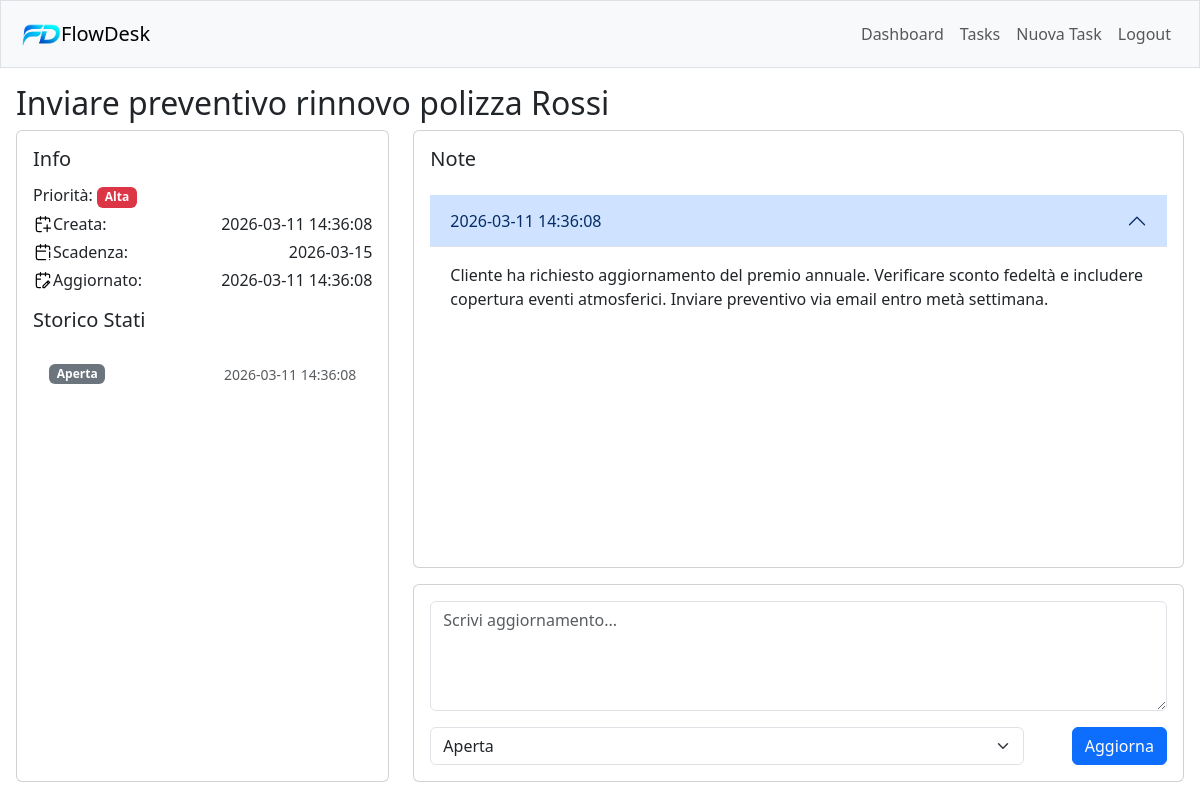
/tasks/16 (signed in), run on the app's committed database.
### tables this page shows
CREATE TABLE tasks(
    id INTEGER PRIMARY KEY AUTOINCREMENT,
    user_id INTEGER NOT NULL,
    title TEXT NOT NULL,
    priority TEXT NOT NULL CHECK (priority in ('Bassa', 'Media', 'Alta')),
    status TEXT NOT NULL CHECK (status in ('Aperta', 'In lavorazione', 'In attesa', 'Completata')),
    created_at DATETIME DEFAULT CURRENT_TIMESTAMP,
    due_date DATE,
    updated_at DATETIME DEFAULT CURRENT_TIMESTAMP,
    FOREIGN KEY (user_id) REFERENCES users(id) ON DELETE CASCADE
);

CREATE TABLE status_history(
id INTEGER PRIMARY KEY AUTOINCREMENT,
task_id INTEGER NOT NULL,
from_status TEXT,
to_status TEXT NOT NULL CHECK (to_status in ('Aperta', 'In lavorazione', 'In attesa', 'Completata')),
changed_at DATETIME DEFAULT CURRENT_TIMESTAMP,
FOREIGN KEY (task_id) REFERENCES tasks(id) ON DELETE CASCADE
);

CREATE TABLE notes(
id INTEGER PRIMARY KEY AUTOINCREMENT,
task_id INTEGER NOT NULL,
created_at DATETIME DEFAULT CURRENT_TIMESTAMP,
content TEXT NOT NULL,
FOREIGN KEY (task_id) REFERENCES tasks(id) ON DELETE CASCADE
);

### app.py (the view)
@app.route('/tasks/<int:task_id>',methods=['GET', 'POST'])
@login_required
def task_detail(task_id):
    if request.method == 'POST':
        content = request.form.get('content')
        status = request.form.get('status')
        user_id = session['user_id']
        conn = get_db_connection()
        row = conn.execute(
            'SELECT status FROM tasks WHERE id = ? AND user_id = ?',
            (task_id, user_id)
        ).fetchone()
        if row is None:
            conn.close()
            return redirect('/tasks')
        from_status = row['status']
        if (not content and status == from_status) or (status and status != from_status and status not in STATUS_ALLOWED_TRANSITIONS[from_status]):
            conn.close()
            return redirect(f'/tasks/{task_id}')
        else:
            if content:
                conn.execute('INSERT INTO notes (task_id, content) VALUES (?, ?)', (task_id, content))
                conn.execute('UPDATE tasks SET updated_at = CURRENT_TIMESTAMP WHERE id = ? AND user_id = ?', (task_id, user_id))
            if status and status != from_status and status in STATUS_ALLOWED_TRANSITIONS[from_status]:
                conn.execute('INSERT INTO status_history (task_id, from_status, to_status) VALUES (?, ?, ?)', (task_id, from_status, status))
                conn.execute('UPDATE tasks SET status = ? WHERE id = ? AND user_id = ?', (status, task_id, user_id))
                conn.execute('UPDATE tasks SET updated_at = CURRENT_TIMESTAMP WHERE id = ? AND user_id = ?', (task_id, user_id))
            conn.commit()
            conn.close()
            return redirect(f'/tasks/{task_id}')
    else:
        user_id = session['user_id']
        conn = get_db_connection()
        task = conn.execute(
            'SELECT * FROM tasks WHERE id = ? AND user_id = ?',
            (task_id, user_id)
        ).fetchone()
        if task is None:
            conn.close()
            return redirect('/tasks')
        notes = conn.execute('SELECT * FROM notes WHERE task_id = ? ORDER BY created_at DESC',(task_id,)).fetchall()
        status_history = conn.execute('SELECT * FROM status_history WHERE task_id = ? ORDER BY changed_at DESC',(task_id,)).fetchall()
        conn.close()
        return render_template('/task_detail.html', task=task, notes=notes, status_history=status_history, status_classes=STATUS_CLASSES,allowed = STATUS_ALLOWED_TRANSITIONS[task['status']], priority_class=PRIORITY_CLASSES[task['priority']])

### helpers.py (called while the page is built)
def login_required(f):
    @wraps(f)
    def decorated_function(*args, **kwargs):
        if session.get('user_id') is None:
            return redirect('/landing')
        return f(*args, **kwargs)
    return decorated_function

def get_db_connection():
    connection = sqlite3.connect('deskflow.db')
    connection.row_factory = sqlite3.Row
    return connection

### templates/task_detail.html (shortened to what this page needs)
{% extends "layout.html" %} {% block title %} Dettaglio Task {% endblock %}
{%block main %}
<div class="task-detail-page h-100 d-flex flex-column">
  <div class="flex-shrink-0">
    <h2>{{ task.title }}</h2>
  </div>
  <div class="row gy-3 flex-grow-1 h-100">
    <div class="col-md-4 d-flex gap-3 task-col-1">
      <div class="card flex-fill">
        <div
          class="card-body d-flex flex-column flex-sm-row flex-md-column gap-3"
        >
          <div
            class="flex-shrink-0 flex-sm-grow-1 flex-md-grow-0 d-flex flex-column gap-1"
          >
            <h5 class="card-title">Info</h5>
            <div>
              <p class="card-text">
                Priorità:
                <span class=" badge {{ priority_class }}"
                  >{{ task.priority }}</span
                >
              </p>
            </div>
            <div
              class="d-flex flex-row flex-md-column flex-lg-row justify-content-between gap-1"
            >
              <div class="d-flex">
                <img
                  src="/static/images/calendar-plus-svgrepo-com.svg"
                  alt="added"
                  width="20"
                />
                <p class="card-text">Creata:</p>
              </div>
              <p class="card-text">{{ task.created_at }}</p>
            </div>
            <div
              class="d-flex flex-row flex-md-column flex-lg-row justify-content-between gap-1"
            >
              <div class="d-flex">
                <img
                  src="/static/images/calendar-warning-svgrepo-com.svg"
                  alt="added"
                  width="20"
                />
                <p class="card-text">Scadenza:</p>
              </div>
              <p class="card-text">{{ task.due_date }}</p>
            </div>
            <div
              class="d-flex flex-row flex-md-column flex-lg-row justify-content-between gap-1"
            >
              <div class="d-flex">
                <img
                  src="/static/images/calendar-edit-svgrepo-com.svg"
                  alt="added"
                  width="20"
                />
                <p class="card-text">Aggiornato:</p>
              </div>
              <p class="card-text">{{ task.updated_at }}</p>
            </div>
          </div>
          <div class="flex-grow-1 d-flex flex-column gap-3">
            <h5>Storico Stati</h5>
            <div class="overflow-auto">
              <ul class="list-group list-group-flush">
                {% for row in status_history %}
                <li
                  class="list-group-item d-flex align-items-center justify-content-between"
                >
                  <span class="badge {{ status_classes[row.to_status] }}"
                    >{{ row.to_status }}</span
                  >
                  <small class="text-muted text-end">
                    {{ row.changed_at }}</small
                  >
                </li>
                {% endfor %}
              </ul>
            </div>
          </div>
        </div>
      </div>
    </div>
    <div class="col-md-8 d-flex flex-column gap-3 task-col-2">
      <div class="card flex-grow-1">
        <div class="card-body d-flex flex-column gap-3">
          <h5 class="card-title">Note</h5>
          <div
            class="accordion accordion-flush overflow-auto"
            id="notesAccordion"
          >
            {% for note in notes %}
            <div class="accordion-item">
              <h2 class="accordion-header" id="heading-{{ note.id }}">
                <button
                  class="accordion-button {% if not loop.first %}collapsed{% endif %}"
                  type="button"
                  data-bs-toggle="collapse"
                  data-bs-target="#collapse-{{ note.id }}"
                  aria-expanded="{% if loop.first %}true{% else %}false{% endif %}"
                  aria-controls="collapse-{{ note.id }}"
                >
                  {{ note.created_at }}
                </button>
              </h2>
              <div
                id="collapse-{{ note.id }}"
                class="accordion-collapse collapse {% if loop.first %}show{% endif %}"
                aria-labelledby="heading-{{ note.id }}"
                data-bs-parent="#notesAccordion"
              >
                <div class="accordion-body">{{ note.content }}</div>
              </div>
            </div>
            {% endfor %}
          </div>
        </div>
      </div>
      <div class="card flex-shrink-0">
        <div class="card-body">
          <form
            class="d-flex flex-column gap-3 h-100"
            action="/tasks/{{task.id}}"
            method="post"
          >
            <div class="flex-fill">
              <textarea
                class="form-control h-100"
                name="content"
                placeholder="Scrivi aggiornamento..."
                rows="4"
              ></textarea>
            </div>
            <div class="d-flex gap-5">
              <select name="status" class="form-select">
                <option value="{{task.status}}">{{task.status}}</option>
              </select>
              <button type="submit" class="btn btn-primary">Aggiorna</button>
            </div>
          </form>
        </div>
      </div>
    </div>
  </div>
</div>
{% endblock %}

### static/style.css (style rules this page uses)
* { box-sizing: border-box; }
body { height: 100vh; min-width: 320px; }
.task-col-1 { max-height: 45vh; }
.task-col-2 { max-height: 65vh; }
@media (min-width: 768px) { .task-col-1, .task-col-2 { max-height: 100%; } }
.task-detail-page * { min-height: 0; }

### data on the page
tasks: title "Inviare preventivo rinnovo polizza Rossi", priority "Alta", created_at "2026-03-11 14:36:08", due_date "2026-03-15", updated_at "2026-03-11 14:36:08", status "Aperta"
status_history: to_status "Aperta", changed_at "2026-03-11 14:36:08"
notes: created_at "2026-03-11 14:36:08", content "Cliente ha richiesto aggiornamento del premio annuale. Verificare sconto fedeltà e includere copertura eventi atmosferici. Inviare preventivo via email entro metà settimana."
